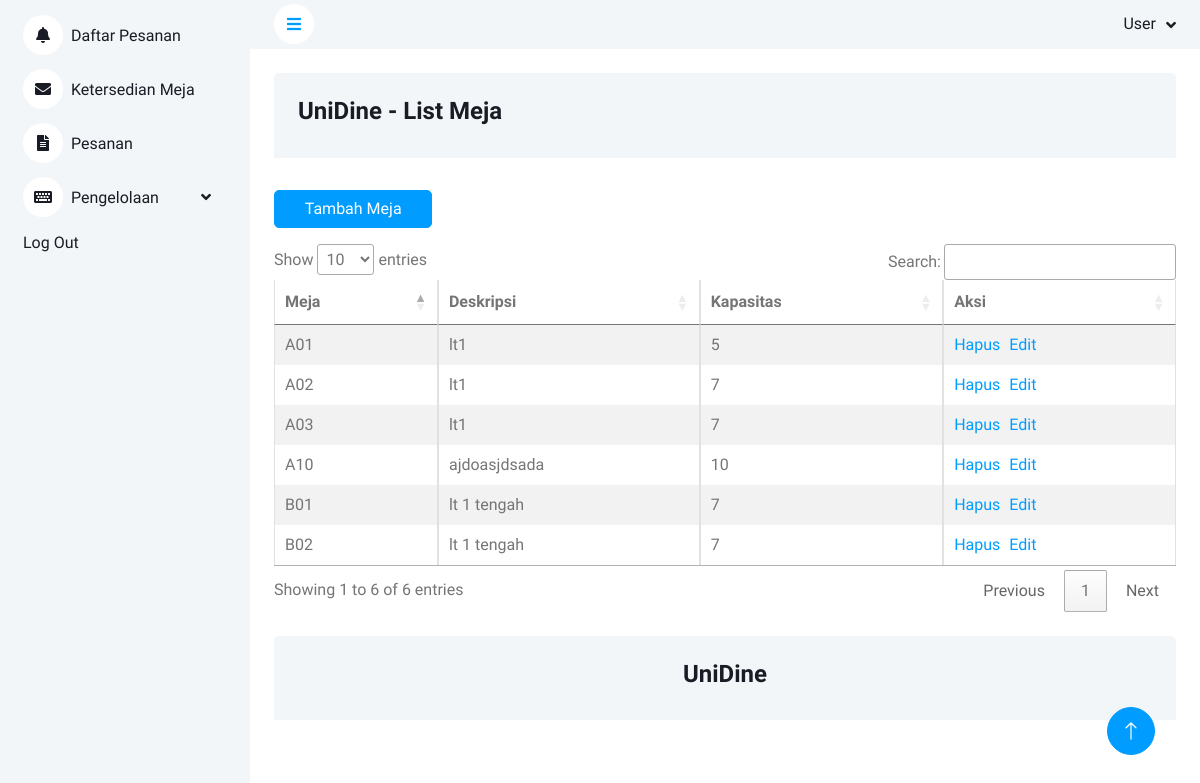
The page /Meja.php on the database its author committed.
### tables this page shows
CREATE TABLE `meja` (
  `no_meja` varchar(5) NOT NULL,
  `kapasitas` int(11) NOT NULL,
  `deskripsi` text NOT NULL,
  `status` varchar(11) DEFAULT 'Kosong'
);

### Meja.php (the view, shortened to what this page needs)
<?php include 'koneksi.php';
$query = mysqli_query($koneksi, "SELECT * FROM meja");
?>
<!DOCTYPE html>
<html lang="en">
<head>
    <link href="https://cdnjs.cloudflare.com/ajax/libs/font-awesome/5.10.0/css/all.min.css" rel="stylesheet">
    <link href="https://cdn.jsdelivr.net/npm/bootstrap-icons@1.4.1/font/bootstrap-icons.css" rel="stylesheet">
    <link href="lib/owlcarousel/assets/owl.carousel.min.css" rel="stylesheet">
    <link href="lib/tempusdominus/css/tempusdominus-bootstrap-4.min.css" rel="stylesheet" />
    <link href="css/bootstrap.min.css" rel="stylesheet">
    <link href="css/style.css" rel="stylesheet">
    <link rel="stylesheet" href="//cdn.datatables.net/1.13.6/css/jquery.dataTables.min.css">
</head>
<body>
    <div class="container-xxl position-relative bg-white d-flex p-0">
        <div class="sidebar pe-4 pb-3">
            <nav class="navbar bg-light navbar-light">
                <div class="navbar-nav w-100 ">
                    <a href="index.php" class="nav-item nav-link "><i class="fa fa-bell me-2"></i>Daftar Pesanan</a>
                    <a href="KetersediaanMeja.php" class="nav-item nav-link "><i class="fa fa-envelope me-2"></i>Ketersedian Meja</a>
                    <a href="Pesanan.php" class="nav-item nav-link"><i class="fa fa-file-alt me-2"></i>Pesanan</a>
                    <div class="nav-item dropdown">
                        <a href="#" class="nav-link dropdown-toggle" data-bs-toggle="dropdown"><i class="fa fa-keyboard me-2"></i>Pengelolaan</a>
                    </div>
                    <a href="Login.php" class="nav-item nav-link">Log Out</a>
                </div>
            </nav>
        </div>
        <div class="content">
            <nav class="navbar navbar-expand bg-light navbar-light sticky-top px-4 py-0">
                <a href="#" class="sidebar-toggler flex-shrink-0">
                    <i class="fa fa-bars"></i>
                </a>
                <div class="navbar-nav align-items-center ms-auto">
                    <div class="nav-item dropdown">
                        <a href="#" class="nav-link dropdown-toggle" data-bs-toggle="dropdown">
                            <span class="d-none d-lg-inline-flex">User</span>
                        </a>
                    </div>
                </div>
            </nav>
            <div class="container-fluid mb-4 pt-4 px-4 ">
                <div class="bg-light rounded-top p-4">
                    <div class="row">
                        <p class="h4"> UniDine - List Meja</p>
                    </div>
                </div>
            </div>
            <a href="TambahMeja.php"><button type="button" class="btn btn-primary m-2 mb-3 mx-4 col-md-2">Tambah Meja</button></a>
            <section class="mx-4">
                <table id="myTable" class="table table-striped table-bordered table-responsive table-hover">
                    <thead>
                        <tr>
                            <th>Meja</th>
                            <th>Deskripsi</th>
                            <th>Kapasitas</th>
                            <th>Aksi</th>
                    </thead>
                    <tbody>
                        <?php while ($h = mysqli_fetch_array($query)) {
                        ?>
                            <tr>
                                <td><?= $h['no_meja']; ?></td>
                                <td><?= $h['deskripsi']; ?></td>
                                <td><?= $h['kapasitas']; ?></td>
                                <td>
                                    <a href="Hapusmeja.php?no_meja=<?= $h['no_meja']; ?>">Hapus</a>
                                    <a href="EditMeja.php?no_meja=<?= $h['no_meja']; ?>" style="margin-left: 5px;">Edit</a>
                                </td>
                            </tr>
                        <?php } ?>
                    </tbody>
                </table>
            </section>
            <div class="container-fluid pt-4 px-4">
                <div class="bg-light rounded-top p-4">
                    <div class="row ">
                        <p class="h4 text-center">UniDine</p>
                    </div>
                </div>
            </div>
        </div>
        <a href="#" class="btn btn-lg btn-primary btn-lg-square back-to-top"><i class="bi bi-arrow-up"></i></a>
    </div>
</body>
</html>

### css/style.css (style rules this page uses)
:root { --primary: #009CFF; --light: #F3F6F9; --dark: #191C24; }
.back-to-top { position: fixed; display: none; right: 45px; bottom: 45px; z-index: 99; }
.btn { transition: .5s; }
.btn.btn-primary { color: #FFFFFF; }
.btn-lg-square { width: 48px; height: 48px; }
.btn-square, .btn-sm-square, .btn-lg-square { padding: 0; display: inline-flex; align-items: center; justify-content: center; font-weight: normal; border-radius: 50px; }
.sidebar { position: fixed; top: 0; left: 0; bottom: 0; width: 250px; height: 100vh; overflow-y: auto; background: var(--light); transition: 0.5s; z-index: 999; }
.content { margin-left: 250px; min-height: 100vh; background: #FFFFFF; transition: 0.5s; }
@media (min-width: 992px) { .sidebar { margin-left: 0; } }
@media (min-width: 992px) { .content { width: calc(100% - 250px); } }
.sidebar .navbar .navbar-nav .nav-link { padding: 7px 20px; color: var(--dark); font-weight: 500; border-left: 3px solid var(--light); border-radius: 0 30px 30px 0; outline: none; }
.sidebar .navbar .navbar-nav .nav-link i { width: 40px; height: 40px; display: inline-flex; align-items: center; justify-content: center; background: #FFFFFF; border-radius: 40px; }
.sidebar .navbar .dropdown-toggle::after { position: absolute; top: 15px; right: 15px; border: none; content: "\f107"; font-family: "Font Awesome 5 Free"; font-weight: 900; transition: .5s; }
.content .navbar .navbar-nav .nav-link { margin-left: 25px; padding: 12px 0; color: var(--dark); outline: none; }
.content .navbar .sidebar-toggler, .content .navbar .navbar-nav .nav-link i { width: 40px; height: 40px; display: inline-flex; align-items: center; justify-content: center; background: #FFFFFF; border-radius: 40px; }
.content .navbar .dropdown-toggle::after { margin-left: 6px; vertical-align: middle; border: none; content: "\f107"; font-family: "Font Awesome 5 Free"; font-weight: 900; transition: .5s; }

### rows shown on the page
meja: no_meja "A01", deskripsi "lt1", kapasitas "5"
meja: no_meja "A02", deskripsi "lt1", kapasitas "7"
meja: no_meja "A03", deskripsi "lt1", kapasitas "7"
meja: no_meja "A10", deskripsi "ajdoasjdsada", kapasitas "10"
meja: no_meja "B01", deskripsi "lt 1 tengah", kapasitas "7"
meja: no_meja "B02", deskripsi "lt 1 tengah", kapasitas "7"
